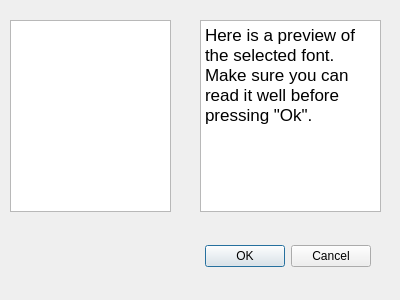
<?xml version="1.0" encoding="UTF-8"?>
<ui version="4.0">
 <class>chooseFont</class>
 <widget class="QDialog" name="chooseFont">
  <property name="geometry">
   <rect>
    <x>0</x>
    <y>0</y>
    <width>400</width>
    <height>300</height>
   </rect>
  </property>
  <property name="windowTitle">
   <string>Dialog</string>
  </property>
  <widget class="QDialogButtonBox" name="buttonBox">
   <property name="geometry">
    <rect>
     <x>30</x>
     <y>240</y>
     <width>341</width>
     <height>32</height>
    </rect>
   </property>
   <property name="orientation">
    <enum>Qt::Horizontal</enum>
   </property>
   <property name="standardButtons">
    <set>QDialogButtonBox::Cancel|QDialogButtonBox::Ok</set>
   </property>
  </widget>
  <widget class="QListWidget" name="listWidgetFont">
   <property name="geometry">
    <rect>
     <x>10</x>
     <y>20</y>
     <width>161</width>
     <height>192</height>
    </rect>
   </property>
  </widget>
  <widget class="QTextBrowser" name="textBrowser">
   <property name="geometry">
    <rect>
     <x>200</x>
     <y>20</y>
     <width>181</width>
     <height>192</height>
    </rect>
   </property>
   <property name="html">
    <string>&lt;!DOCTYPE HTML PUBLIC &quot;-//W3C//DTD HTML 4.0//EN&quot; &quot;http://www.w3.org/TR/REC-html40/strict.dtd&quot;&gt;
&lt;html&gt;&lt;head&gt;&lt;meta name=&quot;qrichtext&quot; content=&quot;1&quot; /&gt;&lt;style type=&quot;text/css&quot;&gt;
p, li { white-space: pre-wrap; }
&lt;/style&gt;&lt;/head&gt;&lt;body style=&quot; font-family:'Lucida Grande'; font-size:13pt; font-weight:400; font-style:normal;&quot;&gt;
&lt;p style=&quot; margin-top:0px; margin-bottom:0px; margin-left:0px; margin-right:0px; -qt-block-indent:0; text-indent:0px;&quot;&gt;Here is a preview of the selected font. Make sure you can read it well before pressing &amp;quot;Ok&amp;quot;.&lt;/p&gt;&lt;/body&gt;&lt;/html&gt;</string>
   </property>
  </widget>
 </widget>
 <resources/>
 <connections>
  <connection>
   <sender>buttonBox</sender>
   <signal>accepted()</signal>
   <receiver>chooseFont</receiver>
   <slot>accept()</slot>
   <hints>
    <hint type="sourcelabel">
     <x>248</x>
     <y>254</y>
    </hint>
    <hint type="destinationlabel">
     <x>157</x>
     <y>274</y>
    </hint>
   </hints>
  </connection>
  <connection>
   <sender>buttonBox</sender>
   <signal>rejected()</signal>
   <receiver>chooseFont</receiver>
   <slot>reject()</slot>
   <hints>
    <hint type="sourcelabel">
     <x>316</x>
     <y>260</y>
    </hint>
    <hint type="destinationlabel">
     <x>286</x>
     <y>274</y>
    </hint>
   </hints>
  </connection>
 </connections>
</ui>
